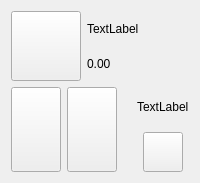
              <widget class="QWidget" name="player4" native="true">
               <property name="maximumSize">
                <size>
                 <width>200</width>
                 <height>16777215</height>
                </size>
               </property>
               <layout class="QHBoxLayout" name="horizontalLayout_51">
                <item>
                 <layout class="QVBoxLayout" name="verticalLayout_23">
                  <item>
                   <layout class="QHBoxLayout" name="horizontalLayout_48">
                    <item>
                     <widget class="QPushButton" name="player3_icon">
                      <property name="minimumSize">
                       <size>
                        <width>70</width>
                        <height>70</height>
                       </size>
                      </property>
                      <property name="maximumSize">
                       <size>
                        <width>70</width>
                        <height>70</height>
                       </size>
                      </property>
                      <property name="text">
                       <string/>
                      </property>
                      <property name="iconSize">
                       <size>
                        <width>70</width>
                        <height>70</height>
                       </size>
                      </property>
                     </widget>
                    </item>
                    <item>
                     <layout class="QVBoxLayout" name="verticalLayout_24">
                      <property name="spacing">
                       <number>0</number>
                      </property>
                      <item>
                       <layout class="QHBoxLayout" name="horizontalLayout_49">
                        <item>
                         <widget class="QLabel" name="player3_name">
                          <property name="text">
                           <string>TextLabel</string>
                          </property>
                         </widget>
                        </item>
                        <item>
                         <spacer name="horizontalSpacer_63">
                          <property name="orientation">
                           <enum>Qt::Horizontal</enum>
                          </property>
                          <property name="sizeHint" stdset="0">
                           <size>
                            <width>40</width>
                            <height>20</height>
                           </size>
                          </property>
                         </spacer>
                        </item>
                       </layout>
                      </item>
                      <item>
                       <layout class="QHBoxLayout" name="horizontalLayout_52">
                        <item>
                         <widget class="QLabel" name="player3_money_available">
                          <property name="text">
                           <string>0.00</string>
                          </property>
                         </widget>
                        </item>
                        <item>
                         <spacer name="horizontalSpacer_65">
                          <property name="orientation">
                           <enum>Qt::Horizontal</enum>
                          </property>
                          <property name="sizeHint" stdset="0">
                           <size>
                            <width>40</width>
                            <height>20</height>
                           </size>
                          </property>
                         </spacer>
                        </item>
                       </layout>
                      </item>
                     </layout>
                    </item>
                   </layout>
                  </item>
                  <item>
                   <layout class="QHBoxLayout" name="horizontalLayout_23">
                    <item>
                     <widget class="QPushButton" name="player3_card1">
                      <property name="minimumSize">
                       <size>
                        <width>50</width>
                        <height>85</height>
                       </size>
                      </property>
                      <property name="text">
                       <string/>
                      </property>
                      <property name="iconSize">
                       <size>
                        <width>50</width>
                        <height>85</height>
                       </size>
                      </property>
                     </widget>
                    </item>
                    <item>
                     <widget class="QPushButton" name="player3_card2">
                      <property name="minimumSize">
                       <size>
                        <width>50</width>
                        <height>85</height>
                       </size>
                      </property>
                      <property name="text">
                       <string/>
                      </property>
                      <property name="iconSize">
                       <size>
                        <width>50</width>
                        <height>85</height>
                       </size>
                      </property>
                     </widget>
                    </item>
                    <item>
                     <spacer name="horizontalSpacer_66">
                      <property name="orientation">
                       <enum>Qt::Horizontal</enum>
                      </property>
                      <property name="sizeHint" stdset="0">
                       <size>
                        <width>40</width>
                        <height>20</height>
                       </size>
                      </property>
                     </spacer>
                    </item>
                    <item>
                     <layout class="QVBoxLayout" name="verticalLayout_30">
                      <item>
                       <layout class="QHBoxLayout" name="horizontalLayout_76">
                        <item>
                         <widget class="QLabel" name="player3_action">
                          <property name="text">
                           <string>TextLabel</string>
                          </property>
                         </widget>
                        </item>
                       </layout>
                      </item>
                      <item>
                       <layout class="QHBoxLayout" name="horizontalLayout_77">
                        <item>
                         <widget class="QPushButton" name="player3_dealer">
                          <property name="minimumSize">
                           <size>
                            <width>40</width>
                            <height>40</height>
                           </size>
                          </property>
                          <property name="maximumSize">
                           <size>
                            <width>40</width>
                            <height>40</height>
                           </size>
                          </property>
                          <property name="text">
                           <string/>
                          </property>
                          <property name="iconSize">
                           <size>
                            <width>40</width>
                            <height>40</height>
                           </size>
                          </property>
                         </widget>
                        </item>
                       </layout>
                      </item>
                     </layout>
                    </item>
                   </layout>
                  </item>
                 </layout>
                </item>
               </layout>
              </widget>
